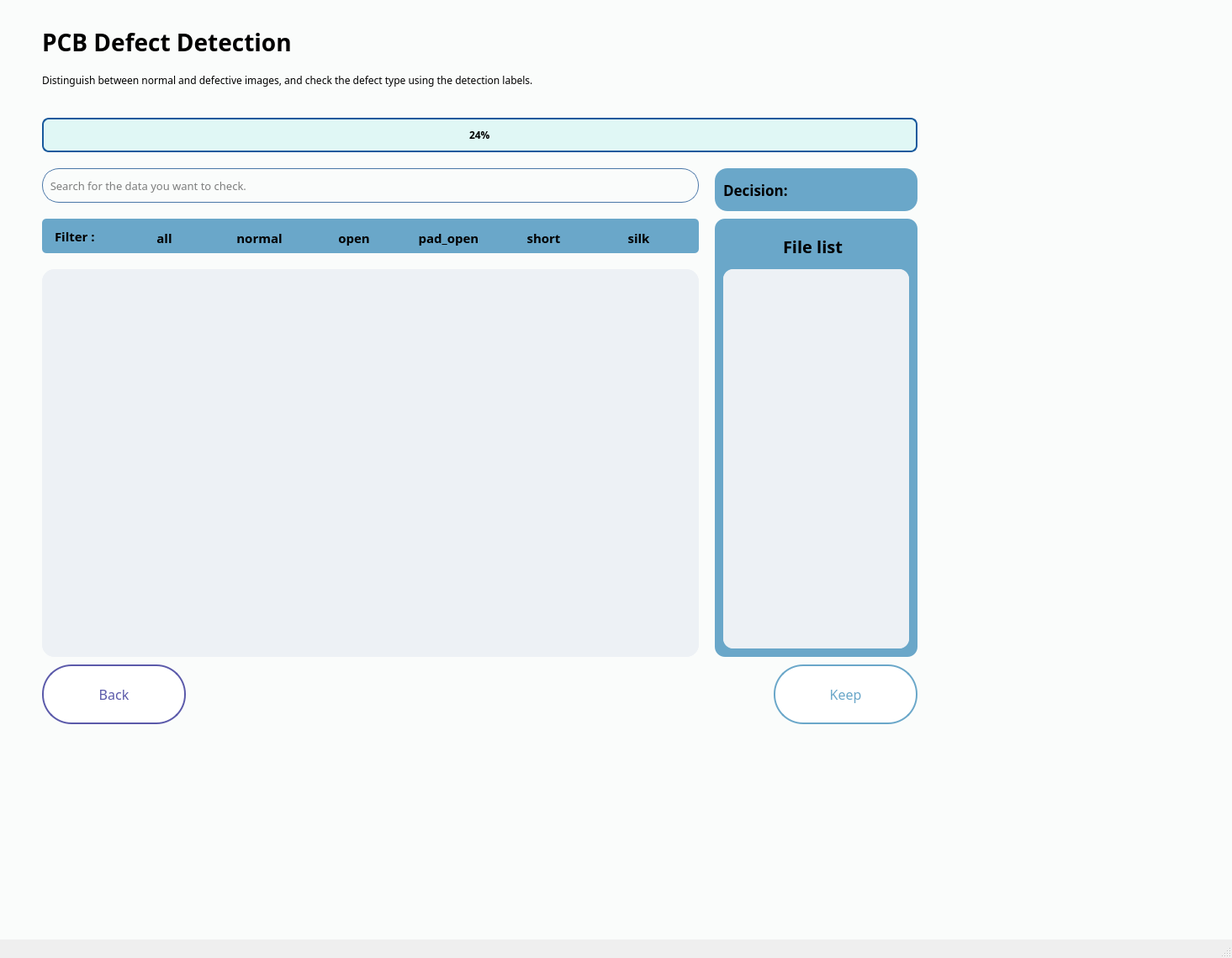
<?xml version="1.0" encoding="UTF-8"?>
<ui version="4.0">
 <class>MainWindow</class>
 <widget class="QMainWindow" name="MainWindow">
  <property name="geometry">
   <rect>
    <x>0</x>
    <y>0</y>
    <width>1465</width>
    <height>1139</height>
   </rect>
  </property>
  <property name="windowTitle">
   <string>MainWindow</string>
  </property>
  <widget class="QWidget" name="centralwidget">
   <widget class="QStackedWidget" name="stackedWidget">
    <property name="geometry">
     <rect>
      <x>0</x>
      <y>0</y>
      <width>1481</width>
      <height>1231</height>
     </rect>
    </property>
    <property name="styleSheet">
     <string notr="true">background-color: #FAFCFB;</string>
    </property>
    <property name="lineWidth">
     <number>24</number>
    </property>
    <widget class="QWidget" name="stackedWidgetPage1">
     <widget class="QLabel" name="title_lb">
      <property name="geometry">
       <rect>
        <x>50</x>
        <y>20</y>
        <width>591</width>
        <height>61</height>
       </rect>
      </property>
      <property name="font">
       <font>
        <family>Bahnschrift Light</family>
        <pointsize>21</pointsize>
        <weight>75</weight>
        <bold>true</bold>
       </font>
      </property>
      <property name="text">
       <string>PCB Defect Detection</string>
      </property>
     </widget>
     <widget class="QLabel" name="label">
      <property name="geometry">
       <rect>
        <x>50</x>
        <y>80</y>
        <width>1191</width>
        <height>31</height>
       </rect>
      </property>
      <property name="font">
       <font>
        <family>Bahnschrift Light</family>
       </font>
      </property>
      <property name="text">
       <string>Distinguish between normal and defective images, and check the defect type using the detection labels.</string>
      </property>
     </widget>
     <widget class="QWidget" name="right_widget" native="true">
      <property name="geometry">
       <rect>
        <x>850</x>
        <y>260</y>
        <width>241</width>
        <height>521</height>
       </rect>
      </property>
      <property name="styleSheet">
       <string notr="true">QWidget {
    border-radius: 12px;
    background: #6aa7c9;   /* 네이비 블루 단색 */
}
</string>
      </property>
      <widget class="QScrollArea" name="scroll_area_list">
       <property name="geometry">
        <rect>
         <x>10</x>
         <y>60</y>
         <width>221</width>
         <height>451</height>
        </rect>
       </property>
       <property name="styleSheet">
        <string notr="true">QWidget {
    background-color: #edf1f5;   /* 연한 블루 톤 */
    border: 15;
}
</string>
       </property>
       <property name="widgetResizable">
        <bool>true</bool>
       </property>
       <widget class="QWidget" name="scrollAreaWidgetContents_2">
        <property name="geometry">
         <rect>
          <x>0</x>
          <y>0</y>
          <width>221</width>
          <height>451</height>
         </rect>
        </property>
       </widget>
      </widget>
      <widget class="QLabel" name="label_3">
       <property name="geometry">
        <rect>
         <x>61</x>
         <y>20</y>
         <width>111</width>
         <height>25</height>
        </rect>
       </property>
       <property name="font">
        <font>
         <family>Bahnschrift SemiBold</family>
         <pointsize>15</pointsize>
         <weight>75</weight>
         <bold>true</bold>
        </font>
       </property>
       <property name="styleSheet">
        <string notr="true">    color: rgb(0, 0, 0);
    font-weight: bold;</string>
       </property>
       <property name="text">
        <string>File list</string>
       </property>
       <property name="alignment">
        <set>Qt::AlignCenter</set>
       </property>
      </widget>
     </widget>
     <widget class="QWidget" name="widget_2" native="true">
      <property name="geometry">
       <rect>
        <x>50</x>
        <y>260</y>
        <width>781</width>
        <height>41</height>
       </rect>
      </property>
      <property name="styleSheet">
       <string notr="true">background-color: #6aa7c9;
border-radius: 5px;</string>
      </property>
      <widget class="QLabel" name="label_2">
       <property name="geometry">
        <rect>
         <x>15</x>
         <y>5</y>
         <width>71</width>
         <height>31</height>
        </rect>
       </property>
       <property name="font">
        <font>
         <family>Bahnschrift SemiBold</family>
         <pointsize>11</pointsize>
         <weight>75</weight>
         <bold>true</bold>
        </font>
       </property>
       <property name="text">
        <string>Filter : </string>
       </property>
      </widget>
      <widget class="QWidget" name="layoutWidget">
       <property name="geometry">
        <rect>
         <x>92</x>
         <y>9</y>
         <width>671</width>
         <height>29</height>
        </rect>
       </property>
       <layout class="QHBoxLayout" name="horizontalLayout">
        <item>
         <widget class="QPushButton" name="all_btn">
          <property name="font">
           <font>
            <family>Bahnschrift SemiBold</family>
            <pointsize>11</pointsize>
            <weight>75</weight>
            <bold>true</bold>
           </font>
          </property>
          <property name="styleSheet">
           <string notr="true">QPushButton:hover {
    background-color: #4480a8;   /* hover 시 메인 블루 */
    color: white;                /* 글자는 반전 */
}

QPushButton:pressed {
    background-color: #305c7d;   /* 눌렀을 때 더 진하게 */
    color: white;
}</string>
          </property>
          <property name="text">
           <string>all</string>
          </property>
         </widget>
        </item>
        <item>
         <widget class="QPushButton" name="normal_btn">
          <property name="font">
           <font>
            <family>Bahnschrift SemiBold</family>
            <pointsize>11</pointsize>
            <weight>75</weight>
            <bold>true</bold>
           </font>
          </property>
          <property name="styleSheet">
           <string notr="true">QPushButton:hover {
    background-color: #4480a8;   /* hover 시 메인 블루 */
    color: white;                /* 글자는 반전 */
}

QPushButton:pressed {
    background-color: #305c7d;   /* 눌렀을 때 더 진하게 */
    color: white;
}</string>
          </property>
          <property name="text">
           <string>normal</string>
          </property>
         </widget>
        </item>
        <item>
         <widget class="QPushButton" name="open_btn">
          <property name="font">
           <font>
            <family>Bahnschrift SemiBold</family>
            <pointsize>11</pointsize>
            <weight>75</weight>
            <bold>true</bold>
           </font>
          </property>
          <property name="styleSheet">
           <string notr="true">QPushButton:hover {
    background-color: #4480a8;   /* hover 시 메인 블루 */
    color: white;                /* 글자는 반전 */
}

QPushButton:pressed {
    background-color: #305c7d;   /* 눌렀을 때 더 진하게 */
    color: white;
}</string>
          </property>
          <property name="text">
           <string>open</string>
          </property>
         </widget>
        </item>
        <item>
         <widget class="QPushButton" name="pad_open_btn">
          <property name="font">
           <font>
            <family>Bahnschrift SemiBold</family>
            <pointsize>11</pointsize>
            <weight>75</weight>
            <bold>true</bold>
           </font>
          </property>
          <property name="styleSheet">
           <string notr="true">QPushButton:hover {
    background-color: #4480a8;   /* hover 시 메인 블루 */
    color: white;                /* 글자는 반전 */
}

QPushButton:pressed {
    background-color: #305c7d;   /* 눌렀을 때 더 진하게 */
    color: white;
}</string>
          </property>
          <property name="text">
           <string>pad_open</string>
          </property>
         </widget>
        </item>
        <item>
         <widget class="QPushButton" name="short_btn">
          <property name="font">
           <font>
            <family>Bahnschrift SemiBold</family>
            <pointsize>11</pointsize>
            <weight>75</weight>
            <bold>true</bold>
           </font>
          </property>
          <property name="styleSheet">
           <string notr="true">QPushButton:hover {
    background-color: #4480a8;   /* hover 시 메인 블루 */
    color: white;                /* 글자는 반전 */
}

QPushButton:pressed {
    background-color: #305c7d;   /* 눌렀을 때 더 진하게 */
    color: white;
}</string>
          </property>
          <property name="text">
           <string>short</string>
          </property>
         </widget>
        </item>
        <item>
         <widget class="QPushButton" name="silk_btn">
          <property name="font">
           <font>
            <family>Bahnschrift SemiBold</family>
            <pointsize>11</pointsize>
            <weight>75</weight>
            <bold>true</bold>
           </font>
          </property>
          <property name="styleSheet">
           <string notr="true">QPushButton:hover {
    background-color: #4480a8;   /* hover 시 메인 블루 */
    color: white;                /* 글자는 반전 */
}

QPushButton:pressed {
    background-color: #305c7d;   /* 눌렀을 때 더 진하게 */
    color: white;
}</string>
          </property>
          <property name="text">
           <string>silk</string>
          </property>
         </widget>
        </item>
       </layout>
      </widget>
     </widget>
     <widget class="QLineEdit" name="search_edit">
      <property name="geometry">
       <rect>
        <x>50</x>
        <y>200</y>
        <width>781</width>
        <height>41</height>
       </rect>
      </property>
      <property name="font">
       <font>
        <family>Bahnschrift Light</family>
        <pointsize>10</pointsize>
        <weight>50</weight>
        <bold>false</bold>
       </font>
      </property>
      <property name="styleSheet">
       <string notr="true">border: 1px solid #4a77a8;   /* 민트톤 테두리 */
border-radius: 20px;
</string>
      </property>
      <property name="inputMask">
       <string/>
      </property>
      <property name="placeholderText">
       <string>  Search for the data you want to check. </string>
      </property>
     </widget>
     <widget class="QWidget" name="widget_4" native="true">
      <property name="geometry">
       <rect>
        <x>850</x>
        <y>200</y>
        <width>241</width>
        <height>51</height>
       </rect>
      </property>
      <property name="styleSheet">
       <string notr="true">background-color: #6aa7c9;   /* 은은한 민트 */
border-radius: 15px;
</string>
      </property>
      <widget class="QLabel" name="map_label">
       <property name="geometry">
        <rect>
         <x>110</x>
         <y>5</y>
         <width>101</width>
         <height>41</height>
        </rect>
       </property>
       <property name="font">
        <font>
         <family>Arial</family>
         <pointsize>16</pointsize>
        </font>
       </property>
       <property name="text">
        <string/>
       </property>
      </widget>
      <widget class="QLabel" name="label_4">
       <property name="geometry">
        <rect>
         <x>10</x>
         <y>5</y>
         <width>91</width>
         <height>41</height>
        </rect>
       </property>
       <property name="font">
        <font>
         <family>Bahnschrift SemiBold</family>
         <pointsize>13</pointsize>
         <weight>75</weight>
         <bold>true</bold>
        </font>
       </property>
       <property name="styleSheet">
        <string notr="true">    color: rgb(0, 0, 0);
    font-weight: bold;</string>
       </property>
       <property name="text">
        <string>Decision: </string>
       </property>
      </widget>
     </widget>
     <widget class="QScrollArea" name="scroll_area_images">
      <property name="geometry">
       <rect>
        <x>50</x>
        <y>320</y>
        <width>781</width>
        <height>461</height>
       </rect>
      </property>
      <property name="styleSheet">
       <string notr="true">background-color: #edf1f5;
border-radius: 15px;</string>
      </property>
      <property name="widgetResizable">
       <bool>true</bool>
      </property>
      <widget class="QWidget" name="scrollAreaWidgetContents">
       <property name="geometry">
        <rect>
         <x>0</x>
         <y>0</y>
         <width>781</width>
         <height>461</height>
        </rect>
       </property>
      </widget>
     </widget>
     <widget class="QProgressBar" name="progressBar">
      <property name="geometry">
       <rect>
        <x>50</x>
        <y>140</y>
        <width>1041</width>
        <height>41</height>
       </rect>
      </property>
      <property name="font">
       <font>
        <family>Bahnschrift SemiBold</family>
        <weight>75</weight>
        <bold>true</bold>
       </font>
      </property>
      <property name="styleSheet">
       <string notr="true">QProgressBar {
    border: 2px solid #185a9d;
    border-radius: 8px;
    background: #e0f7f5;
    text-align: center;
    color: black;
}
QProgressBar::chunk {
    border-radius: 8px;
    background: qlineargradient(
        spread:pad,
        x1:0, y1:0, x2:1, y2:1,
        stop:0 #6aa7c9,   /* 위쪽 조금 더 밝은 블루 */
        stop:1 #4480a8    /* 아래쪽 메인 블루 */
    );
}
</string>
      </property>
      <property name="value">
       <number>24</number>
      </property>
     </widget>
     <widget class="QPushButton" name="back_btn">
      <property name="geometry">
       <rect>
        <x>50</x>
        <y>790</y>
        <width>171</width>
        <height>71</height>
       </rect>
      </property>
      <property name="font">
       <font>
        <family>Bahnschrift Light</family>
        <pointsize>12</pointsize>
        <weight>50</weight>
        <bold>false</bold>
       </font>
      </property>
      <property name="styleSheet">
       <string notr="true">QPushButton {
    color: #5b5aaa;
    background-color: #FFFFFF;
    border: 2px solid #5b5aaa;
    border-radius: 35px;
}

QPushButton:hover {
    background-color: #bdbddd;
    color: #5b5aaa;
    border: 2px solid #5b5aaa;
}
</string>
      </property>
      <property name="text">
       <string>Back</string>
      </property>
     </widget>
     <widget class="QPushButton" name="keep_btn">
      <property name="geometry">
       <rect>
        <x>920</x>
        <y>790</y>
        <width>171</width>
        <height>71</height>
       </rect>
      </property>
      <property name="font">
       <font>
        <family>Bahnschrift Light</family>
        <pointsize>12</pointsize>
        <weight>50</weight>
        <bold>false</bold>
       </font>
      </property>
      <property name="styleSheet">
       <string notr="true">QPushButton {
    color: #6aa7c9;
    background-color: #FFFFFF;
    border: 2px solid #6aa7c9;
    border-radius: 35px;
}

QPushButton:hover {
    background-color: #e1edf4;
    color: #6aa7c9;
    border: 2px solid #6aa7c9;
}
</string>
      </property>
      <property name="text">
       <string>Keep</string>
      </property>
     </widget>
    </widget>
   </widget>
  </widget>
  <widget class="QMenuBar" name="menubar">
   <property name="geometry">
    <rect>
     <x>0</x>
     <y>0</y>
     <width>1465</width>
     <height>26</height>
    </rect>
   </property>
  </widget>
  <widget class="QStatusBar" name="statusbar"/>
 </widget>
 <resources/>
 <connections/>
</ui>
